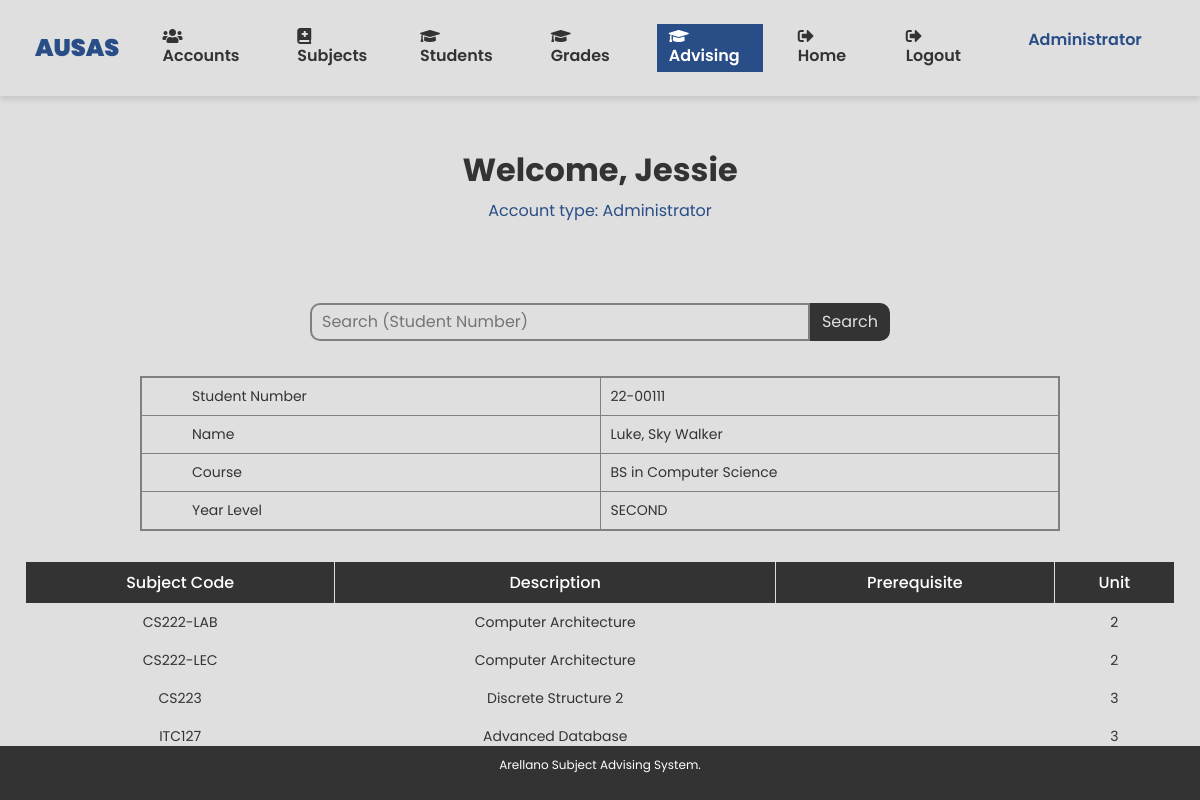
Page /subject-advising.php?txtsearch=22-00111 (signed in) on the committed database.
### tables this page shows
CREATE TABLE `stdaccounts` (
  `studentNumber` varchar(15) NOT NULL,
  `password` varchar(50) NOT NULL DEFAULT 'Arellano123',
  `lastName` varchar(50) NOT NULL,
  `firstName` varchar(50) NOT NULL,
  `middleName` varchar(50) NOT NULL,
  `course` varchar(30) NOT NULL,
  `yearLevel` varchar(10) NOT NULL,
  `createdBy` varchar(50) NOT NULL,
  `dateCreated` varchar(20) NOT NULL
);

CREATE TABLE `tblsubject` (
  `subjectCode` varchar(20) NOT NULL,
  `description` varchar(50) NOT NULL,
  `unit` varchar(5) NOT NULL,
  `course` varchar(50) NOT NULL,
  `createdBy` varchar(50) NOT NULL,
  `dateCreated` varchar(20) NOT NULL,
  `prerequisite1` varchar(30) NOT NULL,
  `prerequisite2` varchar(30) NOT NULL,
  `prerequisite3` varchar(30) NOT NULL
);

### subject-advising.php (the view, shortened to what this page needs)
<?php
        $student_number = "";
        if(isset($_POST['btnsearch'])) {
            $student_number = $_POST['txtsearch'];
        } elseif(isset($_GET['txtsearch'])) {
            $student_number = $_GET['txtsearch'];
        }
?>
<html>
<link rel="stylesheet" href="https://cdnjs.cloudflare.com/ajax/libs/font-awesome/5.15.4/css/all.min.css">
 <link href="https://rsms.me/inter/inter-ui.css" rel="stylesheet">
    <link rel="stylesheet" href="https://cdnjs.cloudflare.com/ajax/libs/font-awesome/4.7.0/css/font-awesome.min.css">
    <link rel="stylesheet" href="https://cdnjs.cloudflare.com/ajax/libs/slick-carousel/1.8.1/slick.min.css">
    <link rel="stylesheet" href="https://cdnjs.cloudflare.com/ajax/libs/slick-carousel/1.8.1/slick-theme.min.css">
    <link rel="stylesheet" href="https://cdnjs.cloudflare.com/ajax/libs/font-awesome/5.15.4/css/all.min.css">
    <link rel="stylesheet" href="https://fontawesome.com/v4/examples/">
    <link rel="stylesheet" href="css/default.css" id="theme-color">
<link rel="stylesheet" type= "text/css" href="css/student-management.css">
<body>
     <section style=" background: #dfdfdf; position: relative;
    left: 0;
    width: 100%;
    background-color: #dfdfdf;
    color: #333;
    padding: 0px 0px;
    box-shadow: 0 4px 5px rgba(0, 0, 0, 0.1);
    z-index: 1000;
" class="smart-scroll">
    <div class="container-fluid">
        <nav class="navbar navbar-expand-md navbar-dark">
            <a style="  color: #294D86;" class="navbar-brand heading-black" href="index.html">
                AUSAS
            </a>
            <div class="collapse navbar-collapse" id="navbarCollapse">
                <ul class="navbar-nav ml-auto">
                     <li class="nav-item">
                        <a style="  color: #333; font-family: Poppins;
" class="nav-link page-scroll" href="accounts-management.php"><i class="fas fa-users"></i>Accounts</a>
                    </li>
                    <li class="nav-item">
                        <a style="  color: #333; font-family: Poppins;
" class="nav-link page-scroll" href="subjects-management.php"><i class="fas fa-book-medical"></i>Subjects</a>
                    </li>
                    <li class="nav-item">
                        <a style="  color: #333; font-family: Poppins;
" class="nav-link page-scroll" href="student-management.php"><i class="fas fa-graduation-cap"></i>Students</a>
                    </li>
                    <li class="nav-item">
                        <a style="  color: #333; font-family: Poppins;
" class="nav-link page-scroll" href="grades-management.php"><i class="fas fa-graduation-cap"></i>Grades</a>
                    </li>
                    <li class="nav-item">
                        <a style="  color: white; background-color: #294D86; font-family: Poppins;
" class="nav-link page-scroll" href="subject-advising.php"><i class="fas fa-graduation-cap"></i>Advising</a>
                    </li>
                   <li class="nav-item">
    <a style="color: #333; font-family: Poppins;" class="nav-link page-scroll" href="<?php echo ($_SESSION['usertype'] === 'Administrator') ? 'index.php' : ($_SESSION['usertype'] === 'Staff' ? 'index-staff.php' : 'index-registrar.php'); ?>" name="home">
        <i class="fas fa-sign-out-alt"></i> Home
    </a>
</li>
                    <li class="nav-item">
                        <a style="    color: #333; font-family: Poppins;/* light grey */
" class="nav-link page-scroll" href="logout.php"><i class="fas fa-sign-out-alt"></i> Logout</a>
                    </li>
                    <li style="color: #294D86;" class="nav-item">
                        <a style="color: #294D86;" class="nav-link page-scroll d-flex flex-row align-items-center text-primary" href="#">
<?php echo '<font style="color: #294D86;" class = "type">'. $_SESSION['usertype'] . '</font>'; ?>
                        </a>
                    </li>
                </ul>
            </div>
        </nav>
    </div>
</section>
    <?php
        if(isset($_SESSION['username'])){
           echo "<h1 style='margin-top: 50px; font-size: 32px; color: #333; font-family: Poppins' class='welcome-message'>Welcome, " . $_SESSION['username'] . "</h1>";
            echo "<h4 style='font-size: 16px; font-weight: 400; color: #294D86; font-family: Poppins' class='welcome-message'>Account type: " . $_SESSION['usertype'] . "</h4>";
        }
        else
        {
            header("location: login.php");
        }
    ?>
   <div class="search">
    <form action="<?php echo htmlspecialchars($_SERVER['PHP_SELF']); ?>" method="POST">
        <input id="text" type="text" name="txtsearch" placeholder="Search (Student Number)" >
        <input id="submit" type="submit" name="btnsearch" alt="image" value="Search">
    </form>
</div>
<div class="table-container">
    <?php
        if (!empty($student_number)) {
            require_once "config.php";
            $sql_student = "SELECT * FROM stdaccounts WHERE studentNumber = ?";
            if ($stmt = mysqli_prepare($link, $sql_student)) {
                mysqli_stmt_bind_param($stmt, "s", $student_number);
                if (mysqli_stmt_execute($stmt)) {
                    $result_student = mysqli_stmt_get_result($stmt);
                    if (mysqli_num_rows($result_student) > 0) {
                        $row_student = mysqli_fetch_assoc($result_student);
                        echo "<div class='studentinfo'>";
                        echo "<table>";
                        echo "<tr>";
                        echo "<td id='left'>Student Number</td>";
                        echo "<td id='right'>" . $row_student['studentNumber'] . "</td>";
                        echo "</tr>";
                        echo "<tr>";
                        echo "<td id='left'>Name</td>";
                        echo "<td id='right'>" . $row_student['lastName'] . ", " . $row_student['firstName'] . " " . $row_student['middleName'] . "</td>";
                        echo "</tr>";
                        echo "<tr>";
                        echo "<td id='left'>Course</td>";
                        echo "<td id='right'>" . $row_student['course'] . "</td>";
                        echo "</tr>";
                        echo "<tr>";
                        echo "<td id='left'>Year Level</td>";
                        echo "<td id='right'>" . $row_student['yearLevel'] . "</td>";
                        echo "</tr>";
                        echo "</table>";
                        echo "</div>";
                        $sql_subjects = "SELECT * FROM tblsubject WHERE course = ?";
                        if ($stmt_subjects = mysqli_prepare($link, $sql_subjects)) {
                            mysqli_stmt_bind_param($stmt_subjects, "s", $row_student['course']);
                            if (mysqli_stmt_execute($stmt_subjects)) {
                                $result_subjects = mysqli_stmt_get_result($stmt_subjects);
                                if (mysqli_num_rows($result_subjects) > 0) {
                                    echo "<table id='main'>";
                                    echo "<tr>";
                                    echo "<th>Subject Code</th><th>Description</th><th>Prerequisite</th><th>Unit</th>";
                                    echo "</tr>";
                                    while ($row_subject = mysqli_fetch_assoc($result_subjects)) {
                                        $prerequisite_number = "";
                                            echo "<tr>";
                                            echo "<td>" . $row_subject['subjectCode'] . "</td>";
                                            echo "<td>" . $row_subject['description'] . "</td>";
                                            echo "<td>" . $prerequisite_number . "</td>";
                                            echo "<td>" . $row_subject['unit'] . "</td>";
                                            echo "</tr>";
                                        }
                                    }
                                    echo "</table>";
                                } else {
                                    echo "<p style='text-align: center; color: #333;'>No subjects found.</p>";
                                }
                            }
                        }
                                    } else {
                        echo "<p style='text-align: center; color: #333;'>No student found with the provided student number.</p>";
                    }
                }
            }
        ?>
</div>
<footer >
    <p>Arellano Subject Advising System.</p>
</footer>
</body>
</html>

### css/student-management.css (style rules this page uses)
* { margin: 0; padding: 0; box-sizing: border-box; font-family: 'Poppins', sans-serif; }
body { position: relative; min-height: 100vh; background: #dfdfdf; }
.welcome-message { text-align: center; margin-bottom: 5px; }
table { width: 100%; border-collapse: collapse; margin-bottom: 40px; }
.table-container { margin-left: 20px; margin-right: 20px; }
th, td { border: 1px solid #ddd; padding: 8px; text-align: center; }
th { background-color: #333; color: white; font-weight: 500; }
td { font-weight: 400; font-size: 14px; color: #333; }
a { text-decoration: none; color: #333; }
footer { position: fixed; background-color: #333; color: white; padding: 10px 0; bottom: 0; text-align: center; width: 100%; font-size: 12px; }

### subject-advising.php (style rules this page uses)
.search { width: 65%; margin: 80px auto 35px; display:flex; align-items: center; justify-content: center; }
.search form { display: flex; border-radius: 10px; }
.search form #text { width: 500px; font-size: 16px; border-top-left-radius: 10px; border-bottom-left-radius: 10px; border: solid 2px gray; padding: 5px 10px; background-color: #dfdfdf; }
.search form #submit { width: 80px; padding: 0 10px; background-color: #333; color: #dfdfdf; border-style: none; border-top-right-radius: 10px; border-bottom-right-radius: 10px; cursor: pointer; }
.studentinfo { margin: auto; width: 80%; cursor: default; margin-bottom: 30px; }
.studentinfo table { margin: auto; width: 100%; background: #232023; border: solid 2px gray; padding: 15px; border-radius: 10px; }
.studentinfo table td { background: #dfdfdf; padding: 8px; text-align: left; border: solid 1px gray; width: 50%; }
.studentinfo table td#left { padding-left: 50px; }
.studentinfo table td#right { padding: 5px 10px 5px; }
.table-container { margin-left: 25px; margin-right: 25px; }

### rows in the picture
stdaccounts: studentNumber "22-00111", lastName "Luke", firstName "Sky", middleName "Walker", course "BS in Computer Science", yearLevel "SECOND"
tblsubject: subjectCode "CS222-LAB", description "Computer Architecture", unit "2"
tblsubject: subjectCode "CS222-LEC", description "Computer Architecture", unit "2"
tblsubject: subjectCode "CS223", description "Discrete Structure 2", unit "3"
tblsubject: subjectCode "ITC127", description "Advanced Database", unit "3"

### other values in the picture
$_SESSION['usertype'] "Administrator"
$_SESSION['username'] "Jessie"
